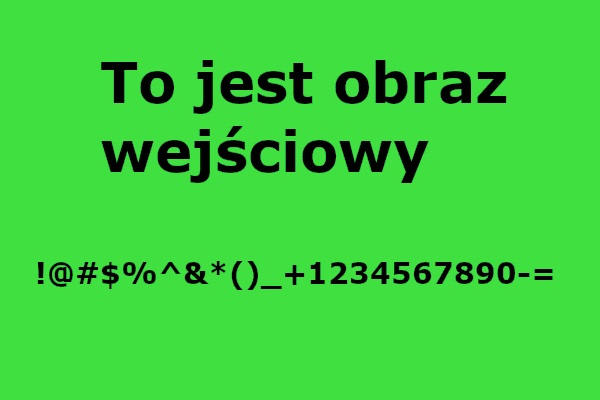
#> input picture Stegano/encrypt-obraz.bmp, 600 x 400 px
$ python stegano.py encrypt-obraz.bmp
#> lines starting #> are read from the running program, lines starting #| are printed output that depends on the picture
import numpy as np
from PIL import Image
from bitstring import BitArray
import os
import sys


def check_arguments():
    if len(sys.argv) != 2:
        print('Give one argument - name of the file to be encrypted')
        exit()
    infile = str(sys.argv[1])
    file, e = os.path.splitext(infile)
    return file, e, infile


def rgb_pixels(pixel: (int, int, int)) -> (BitArray, BitArray, BitArray):
    r, g, b = pixel
    return BitArray(f'uintle:8={r}'), BitArray(f'uintle:8={g}'), BitArray(f'uintle:8={b}')


def gen_pixels(infile):
#> called with infile = 'encrypt-obraz.bmp'
    image = Image.open(infile)
#> image is the input picture: PIL image 600x400 RGB; mean R, G, B 60, 208, 60.2
    pixels = np.array(image)
    return image, pixels


def encryption(message: str, path: str, file_name: str) -> Image:
    fbyte = 8
    encoding = 'utf8'
    img, pixels = gen_pixels(path)
    width, height = img.size
#> width = 600; height = 400
    encoded = np.ndarray(pixels.shape, dtype=np.uint8)

    msg_bits = [bin(char)[2:].zfill(fbyte) for char in message.encode(encoding)] + ['0' * fbyte]
    bits_gen = (c for c in ''.join(msg_bits))

    print('Encrypting...')
    empty = False
    before = []
    after = []
    for x in range(height):
        for y in range(width):
            if empty:
                encoded[x, y] = pixels[x, y]

            else:
                rgb_bitarray = rgb_pixels(pixels[x, y])
                before.append([p for p in pixels[x, y]])

                for color in rgb_bitarray:
                    if not empty and (bit := next(bits_gen, None)):
                        color.set(bit == '1', 4)

                    else:
                        empty = True
                        break

                r, g, b = rgb_bitarray
                encoded[x, y] = (r.uintle, g.uintle, b.uintle)
                after.append((r.uintle, g.uintle, b.uintle))
#> this loop made 1 pass
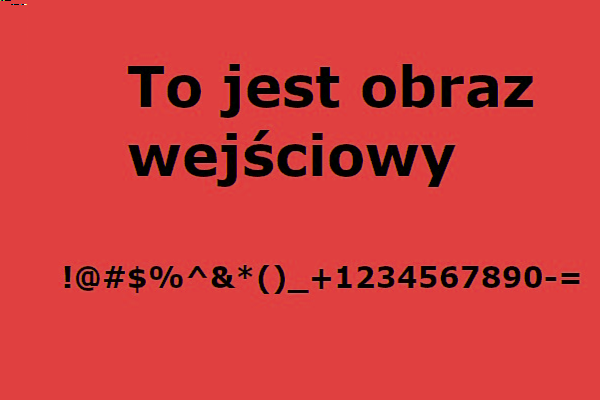
#> encoded: shape (400, 600, 3); mean R, G, B 208, 60.2, 60
#> after the loop, after = []; before = []

    print('Before: ', before)
    print(' ')
    print('After: ', after)
    sh1 = Image.fromarray(encoded)
    print('Mode: ' + sh1.mode)
    print('Generated image size: {}'.format(sh1.size))
    print(' ')
    sh1.show()
    sh1.save('encrypt-' + file_name + '.bmp')


def decryption(path: str) -> str:
    fbyte = 8
    encoding = 'utf8'
    img, pixels = gen_pixels(path)
    width, height = img.size

    print('Decrypting...')
    print('Mode: ' + img.mode)
    print('Generated image size: {}'.format(img.size))
    secrets = []
    counter = 0
    temp = ''
    for x in range(height):
        for y in range(width):
            rgb_bitarray = rgb_pixels(pixels[x, y])

            for color in rgb_bitarray:
                temp += '1' if color[4] else '0'
                counter += 1

                if counter == fbyte:
                    byte = int(temp, 2)

                    if byte == 0:
                        # print(secrets)
                        return bytes(b for b in secrets).decode(encoding)

                    secrets += [byte]
                    temp = ''
                    counter = 0
    raise IndexError('Index out of range!')


if __name__ == '__main__':
    file, e, infile = check_arguments()
    encryption('To jest zakodowana wiadomość !@#$%^&*()_+1234567890-= To jest zakodowana wiadomość !@#$%^&*()_+1234567890-= To jest zakodowana wiadomość !@#$%^&*()_+1234567890-= To jest zakodowana wiadomość !@#$%^&*()_+1234567890-= To jest zakodowana wiadomość !@#$%^&*()_+1234567890-= To jest zakodowana wiadomość !@#$%^&*()_+1234567890-= To jest zakodowana wiadomość !@#$%^&*()_+1234567890-= To jest zakodowana wiadomość !@#$%^&*()_+1234567890-= To jest zakodowana wiadomość !@#$%^&*()_+1234567890-= To jest zakodowana wiadomość !@#$%^&*()_+1234567890-= To jest zakodowana wiadomość !@#$%^&*()_+1234567890-= To jest zakodowana wiadomość !@#$%^&*()_+1234567890-= To jest zakodowana wiadomość !@#$%^&*()_+1234567890-= To jest zakodowana wiadomość !@#$%^&*()_+1234567890-= To jest zakodowana wiadomość !@#$%^&*()_+1234567890-= To jest zakodowana wiadomość !@#$%^&*()_+1234567890-= To jest zakodowana wiadomość !@#$%^&*()_+1234567890-= To jest zakodowana wiadomość !@#$%^&*()_+1234567890-= To jest zakodowana wiadomość !@#$%^&*()_+1234567890-= To jest zakodowana wiadomość !@#$%^&*()_+1234567890-= To jest zakodowana wiadomość !@#$%^&*()_+1234567890-= To jest zakodowana wiadomość !@#$%^&*()_+1234567890-=', infile, file)
#> (the call stopped at in rgb_pixels, `return BitArray(f'uintle:8={r}'), BitArray(f'uintle:8={g}'), BitArray(..`: bitstring is not available in this run)

    new_path = './encrypt-' + file + '.bmp'
    print(decryption(new_path))
#> (the run stopped early here; a loop or call above may not have finished)
